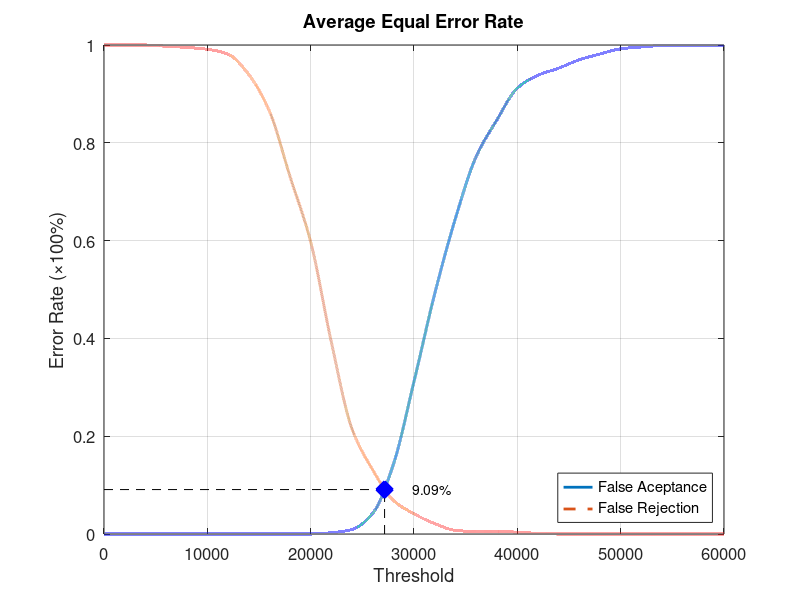
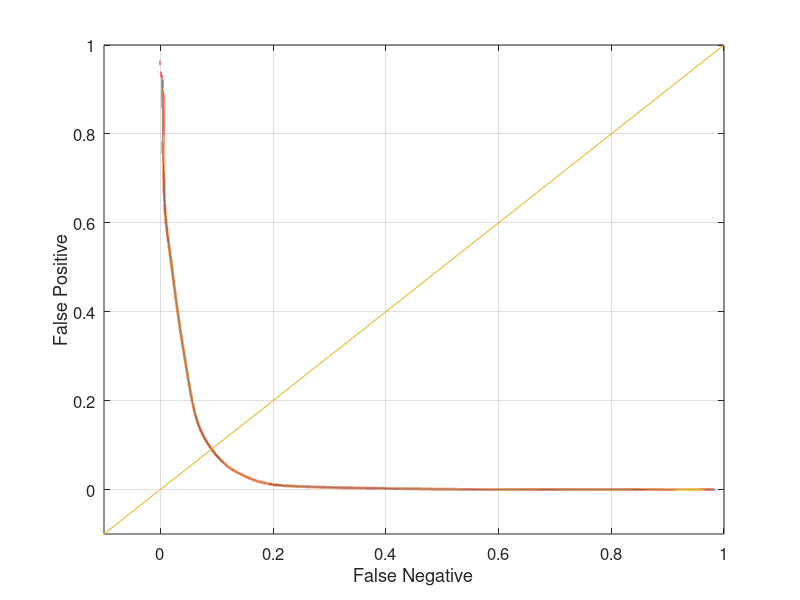

Here is the MATLAB script that generated these plots, in order:
function yEER = Experiment4Average
close all;
clear;
clc;
x = 0:2000:60000;
xq = 0:0.5:60000;

y0 = [0 0 0 0 0 0 0 0 0 0 0 0.00263158 0.00921053 0.0421053 0.142105 0.311842 0.490789 0.644737 0.771053 0.846053 0.911842 0.938158 0.952632 0.969737 0.981579 0.992105 0.996053 0.998684 0.998684 0.998684 1];
yy0 = interp1(x, y0, xq, 'pchip');
y1 = [1 1 1 0.9975 0.995 0.99125 0.98125 0.94 0.865 0.73125 0.5975 0.3925 0.215 0.13125 0.06875 0.04125 0.02125 0.0075 0.005 0.005 0.00375 0.00125 0 0 0 0 0 0 0 0 0];
yy1 = interp1(x, y1, xq, 'pchip');

% Calculating EER: 
y2 = abs(y0 - y1);
find(y2 == min(y2))
yy2 = abs(yy0 - yy1);
xEER = find(yy2 == min(yy2));
xEERIndex = xq(xEER) % X-axis EER
yEER = yy0(xEER) % Y-axis EER

main = figure
plot(xq, yy0,'-','LineWidth', 2);	hold on
plot(xq, yy1,'--','LineWidth', 2);	hold on
plot([xEERIndex xEERIndex], [0 yEER], 'k--');	hold on
plot([0 xEERIndex], [yEER yEER], 'k--');	hold on
plot(xEERIndex, yEER, 'bx', 'LineWidth', 10);	hold on
text(xEERIndex + 10 * xEERIndex / 100, yEER, [num2str(round((10000 * yEER)) / 100) '%'])
legend('False Aceptance', 'False Rejection', 'Location', 'SouthEast')
xlabel('Threshold')
ylabel('Error Rate (\times100%)')
title('Average Equal Error Rate')
set(gca, 'FontSize', 12)
axis([0 60000 0 1])
grid on

print(main, 'Experiment4AverageMain', '-dpng');
FNRxFPR = figure('Color', [1 1 1]);
plot(yy1, yy0, '-', yy1, yy0, 'LineWidth', 2);
hold on
y = -0.1:0.1:1
plot(y, y); 
set(gca, 'FontSize', 12)
xlabel('False Negative')
ylabel('False Positive')
axis([-0.1 1 -0.1 1])
set(gca, 'FontSize', 12)
grid on

print(FNRxFPR, 'Experiment4AverageFNRxFPR','-dpng');
end
